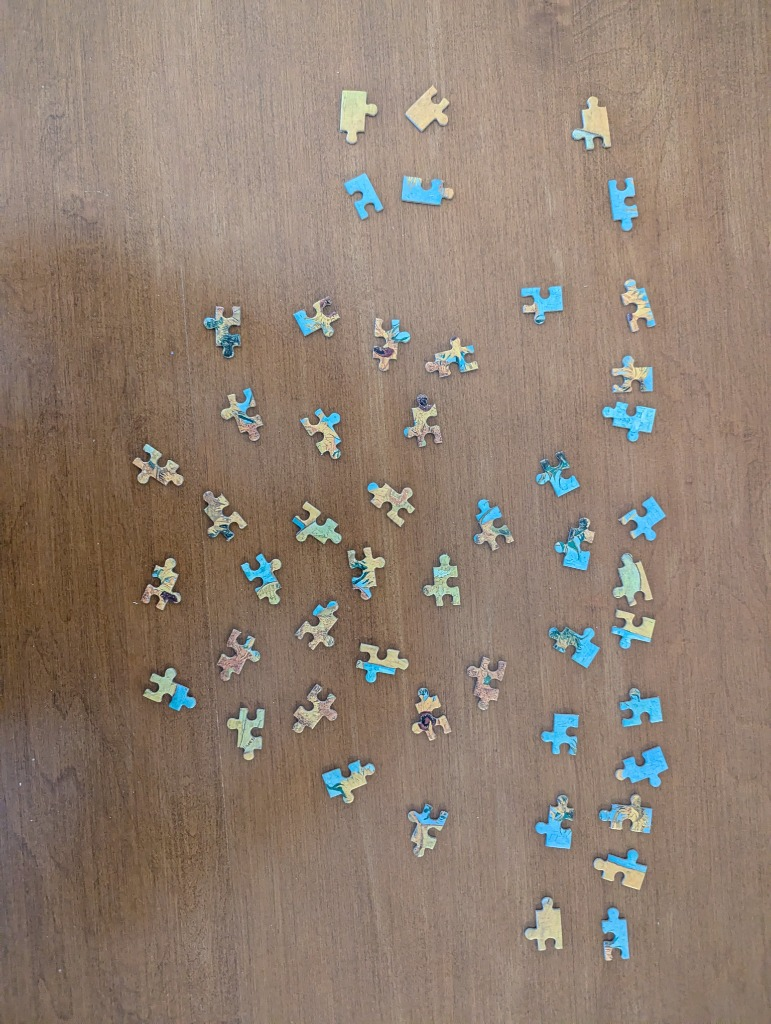
#> input picture puzzle_solver/data/pieces.jpg, 771 x 1024 px, found by its file name
$ python visualize_segmentation.py
#> lines starting #> are read from the running program, lines starting #| are printed output that depends on the picture; after the words box and inside, x2 and y2 are one past the last pixel; in counts of white or black regions, pixels touching at a corner belong together
### puzzle_solver/src/image_processing.py
import cv2
import numpy as np
import os

def load_image(path):
    """Loads an image from the specified path."""
#> called with path = 'puzzle_solver/data/pieces.jpg'
    if not os.path.exists(path):
        raise FileNotFoundError(f"Image not found at {path}")
    image = cv2.imread(path)
#> image is the input picture: shape (1024, 771, 3); mean B, G, R 113.9, 127.5, 144.6
    if image is None:
        raise ValueError(f"Failed to load image at {path}")
    return image

# [8 lines left out: function preprocess_for_segmentation, not called in this run]

### puzzle_solver/src/segmentation.py
import cv2
import numpy as np

class PieceDetector:
    def __init__(self, min_area=400, max_area=100000):
        self.min_area = min_area
        self.max_area = max_area

    # [147 lines left out: functions detect_pieces, _extract_refined_piece, _classify_piece_type, not called in this run]

### puzzle_solver/visualize_segmentation.py
import cv2
import numpy as np
import matplotlib.pyplot as plt
from src.image_processing import load_image, preprocess_for_segmentation
from src.segmentation import PieceDetector
from src.utils import show_image

# Load the image
image_path = 'puzzle_solver/data/pieces.jpg'
image = load_image(image_path)

# Initialize detector
detector = PieceDetector(min_area=100, max_area=500000) # Relaxed thresholds for debugging

print(f"Image shape: {image.shape}")
#| Image shape: (1024, 771, 3)

gray = cv2.cvtColor(image, cv2.COLOR_BGR2GRAY)
blurred = cv2.GaussianBlur(gray, (5, 5), 0)

methods = [
    ("Adaptive_51", lambda img: cv2.adaptiveThreshold(img, 255, cv2.ADAPTIVE_THRESH_GAUSSIAN_C, cv2.THRESH_BINARY_INV, 51, 2)),
    ("Adaptive_101", lambda img: cv2.adaptiveThreshold(img, 255, cv2.ADAPTIVE_THRESH_GAUSSIAN_C, cv2.THRESH_BINARY_INV, 101, 2)),
    ("Adaptive_201", lambda img: cv2.adaptiveThreshold(img, 255, cv2.ADAPTIVE_THRESH_GAUSSIAN_C, cv2.THRESH_BINARY_INV, 201, 2)),
]

for name, func in methods:
    print(f"\n--- Method: {name} ---")
    thresh = func(blurred)
    cv2.imwrite(f"debug_thresh_{name}.jpg", thresh)

    # Morphological operations
    # Try slightly larger kernel to close gaps inside pieces
    kernel = np.ones((3,3), np.uint8)
    opening = cv2.morphologyEx(thresh, cv2.MORPH_OPEN, kernel, iterations=1)
    closing = cv2.morphologyEx(opening, cv2.MORPH_CLOSE, kernel, iterations=2)

    contours, _ = cv2.findContours(closing, cv2.RETR_EXTERNAL, cv2.CHAIN_APPROX_SIMPLE)

    # Filter for "Piece-sized" objects
    # Assuming piece is roughly 50x50 to 200x200?
    # Image is 1024x771. 50 pieces.
    # Approx area = (1024*771) / 50 = 15000 pixels if they filled the screen.
    # But they are scattered.
    # Real piece area might be 2000-8000 pixels.
    piece_contours = [c for c in contours if 1000 < cv2.contourArea(c) < 20000]

    print(f"Total contours: {len(contours)}")
    print(f"Potential Pieces (1k-20k): {len(piece_contours)}")

    if piece_contours:
        areas = [cv2.contourArea(c) for c in piece_contours]
        print(f"Piece Areas: min={min(areas):.1f}, max={max(areas):.1f}, avg={np.mean(areas):.1f}")

    # Visualize
    output_image = image.copy()
    for c in piece_contours:
        x,y,w,h = cv2.boundingRect(c)
        cv2.rectangle(output_image, (x, y), (x + w, y + h), (0, 255, 0), 2)
    cv2.imwrite(f'detected_pieces_{name}.jpg', output_image)
#> this loop made 3 passes
#| Total contours: 912
#| Potential Pieces (1k-20k): 27
#| Piece Areas: min=1017.0, max=15041.0, avg=3550.4
#| Total contours: 588
#| Potential Pieces (1k-20k): 17
#| Piece Areas: min=1033.5, max=10506.5, avg=3496.4
#| Total contours: 399
#| Potential Pieces (1k-20k): 10
#| Piece Areas: min=1047.0, max=12527.5, avg=4249.8
#> pass 1, `thresh = func(blurred)`:
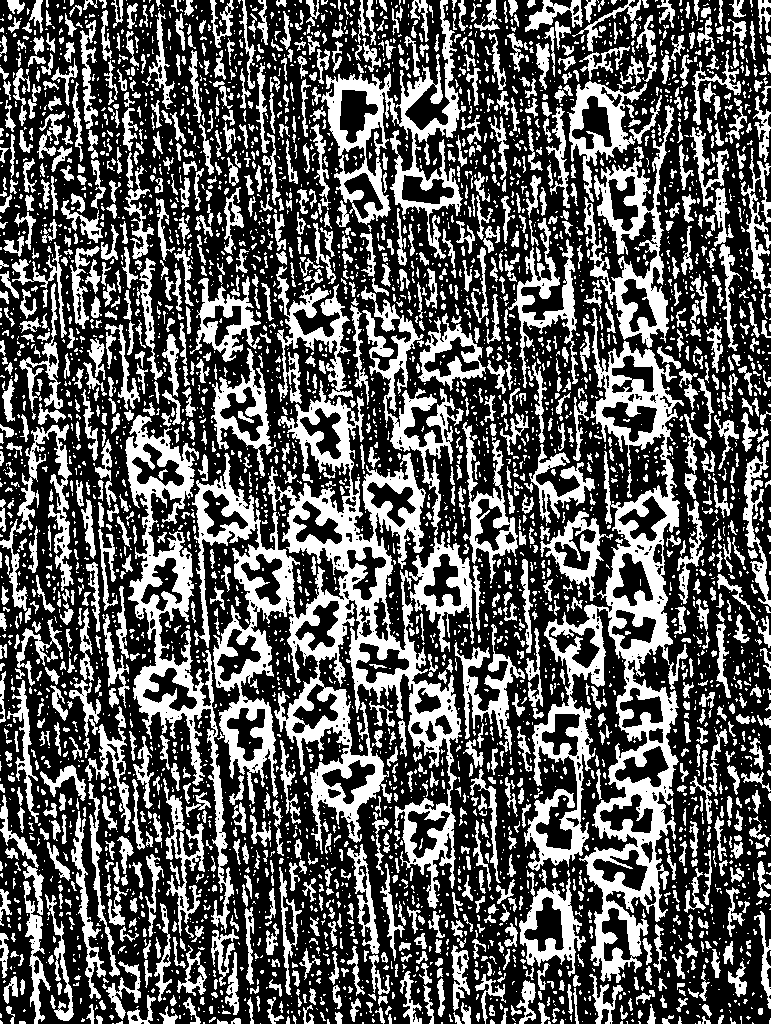
#> thresh: shape (1024, 771); 36.3% white; 4441 white regions (3002 under 20 px), largest, box (x1, y1, x2, y2) and area: (192, 380, 462, 909) 36326, (524, 308, 688, 983) 27200, (125, 415, 234, 933) 11323
#> pass 1, `closing = cv2.morphologyEx(opening, cv2.MORPH_CLOSE, kernel, iteration..`:
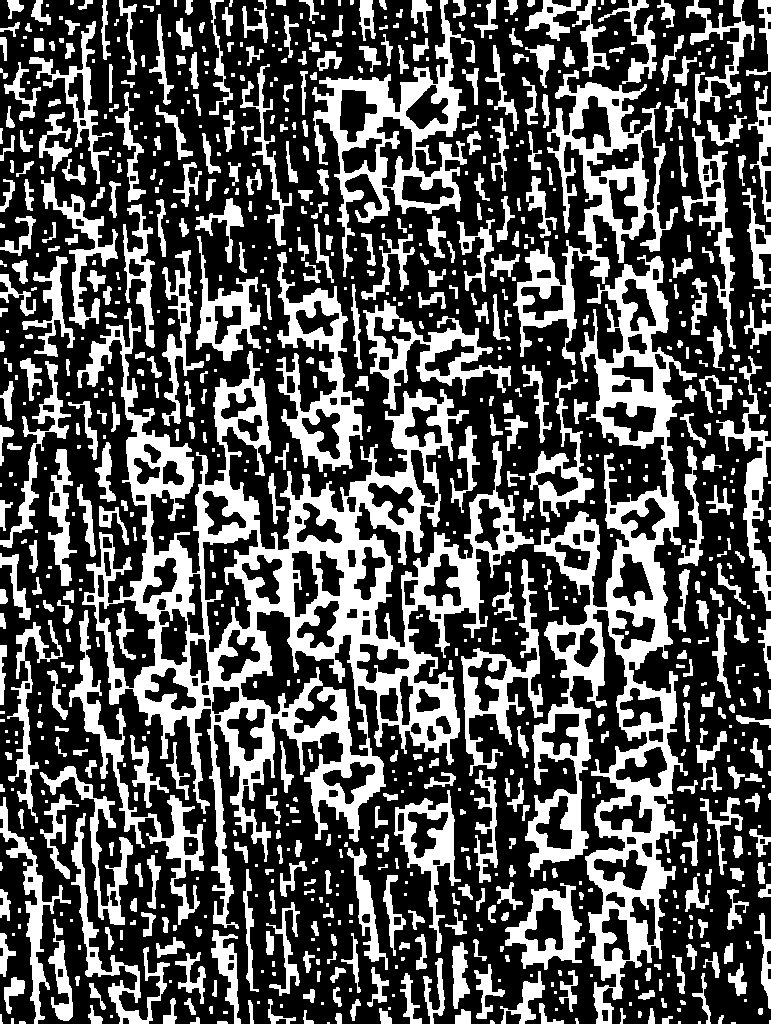
#> closing: shape (1024, 771); 34.2% white; 930 white regions (370 under 20 px), largest, box (x1, y1, x2, y2) and area: (77, 308, 534, 929) 62031, (525, 255, 697, 1024) 35723, (513, 70, 678, 365) 11486
#> after the loop:
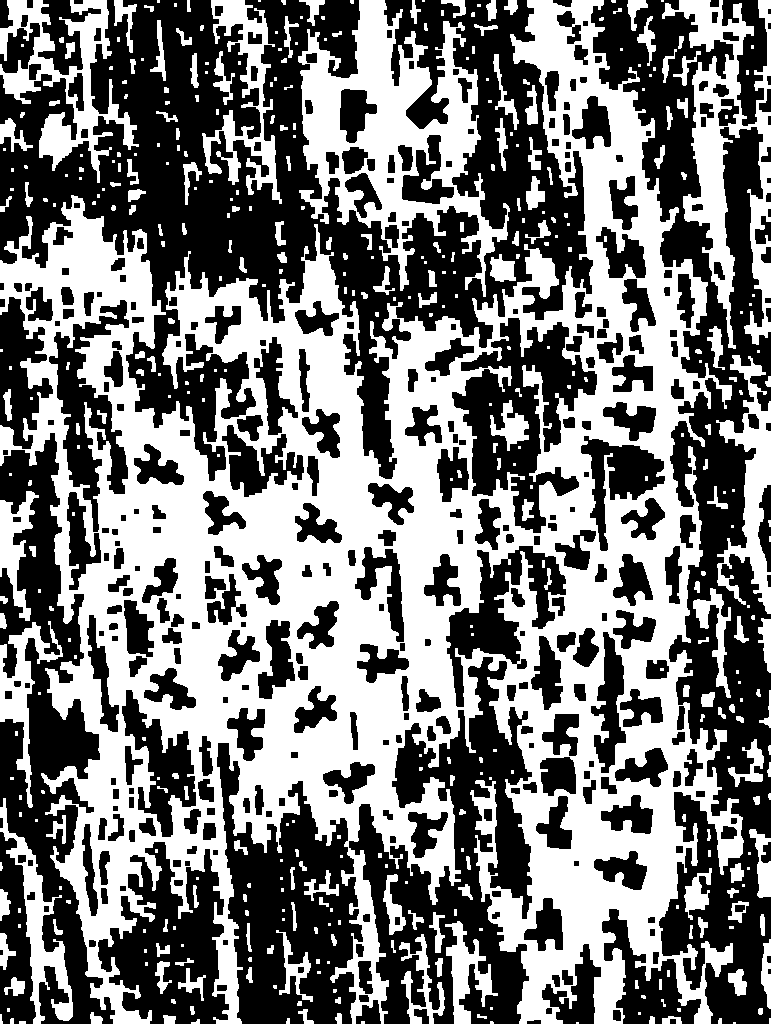
#> closing: shape (1024, 771); 47.5% white; 433 white regions (207 under 20 px), largest, box (x1, y1, x2, y2) and area: (0, 0, 744, 1024) 280365, (298, 0, 510, 297) 23586, (662, 0, 771, 349) 12543
#> after the loop:
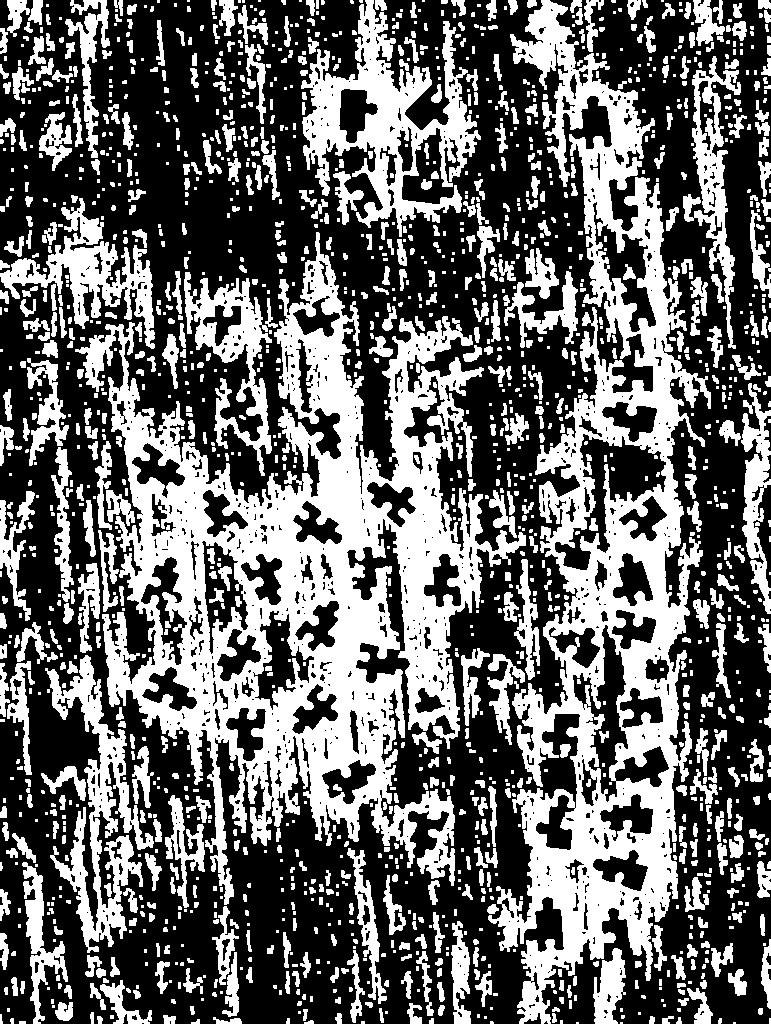
#> opening: shape (1024, 771); 40.4% white; 1744 white regions (899 under 20 px), largest, box (x1, y1, x2, y2) and area: (75, 232, 526, 905) 98991, (488, 0, 711, 1024) 71791, (301, 0, 481, 237) 15127
#> after the loop:
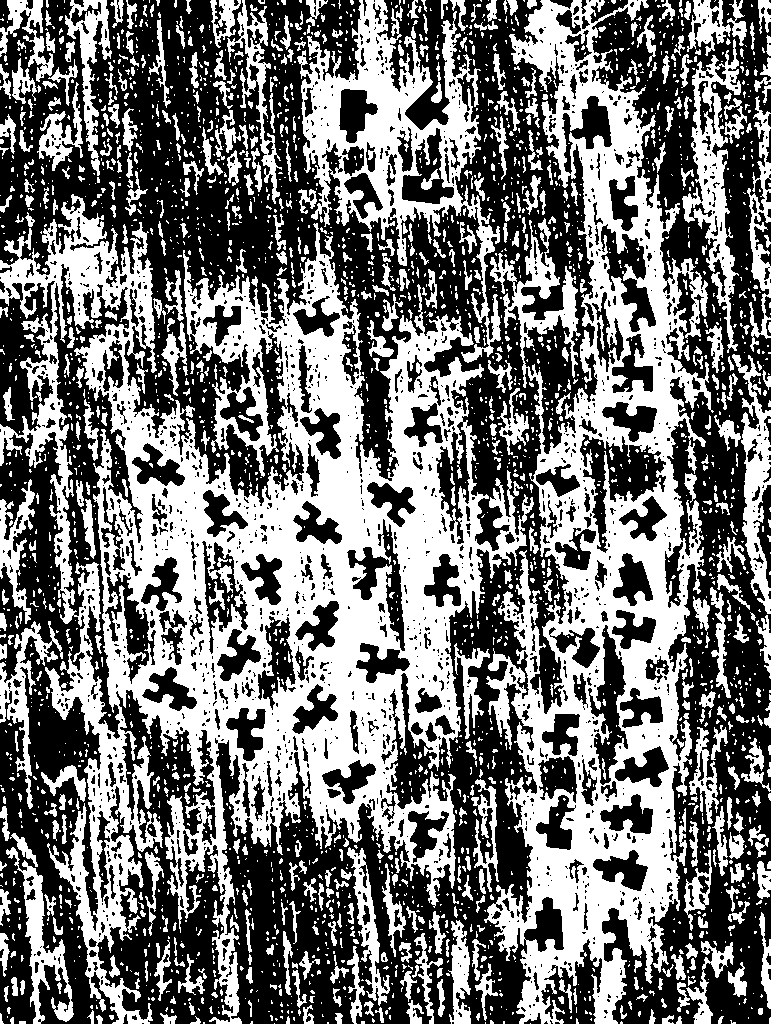
#> thresh: shape (1024, 771); 45.5% white; 2794 white regions (2138 under 20 px), largest, box (x1, y1, x2, y2) and area: (0, 194, 534, 1024) 148729, (484, 0, 714, 1024) 89311, (297, 0, 501, 363) 20411


detected_pieces = [] # clear for now until we pick a method

print(f"Detected {len(detected_pieces)} pieces.")

# Visualize results
output_image = image.copy()
for i, piece in enumerate(detected_pieces):
    x, y, w, h = piece['bbox']
    cv2.rectangle(output_image, (x, y), (x + w, y + h), (0, 255, 0), 2)
    # text might be too cluttered, let's skip for now or make it small
    # cv2.putText(output_image, str(i), (x, y - 10), cv2.FONT_HERSHEY_SIMPLEX, 0.5, (0, 255, 0), 1)

cv2.imwrite('detected_pieces_viz.jpg', output_image)
print("Saved detected pieces visualization to detected_pieces_viz.jpg")

# Save a few individual pieces
if detected_pieces:
    fig, axes = plt.subplots(1, min(5, len(detected_pieces)), figsize=(15, 3))
    if len(detected_pieces) == 1:
        axes = [axes]
    for i, ax in enumerate(axes):
        if i < len(detected_pieces):
            # Convert BGRA to RGBA
            img_rgba = cv2.cvtColor(detected_pieces[i]['image_alpha'], cv2.COLOR_BGRA2RGBA)
            ax.imshow(img_rgba)
            ax.axis('off')
    plt.savefig('extracted_pieces_sample.png')
    print("Saved extracted pieces sample to extracted_pieces_sample.png")
